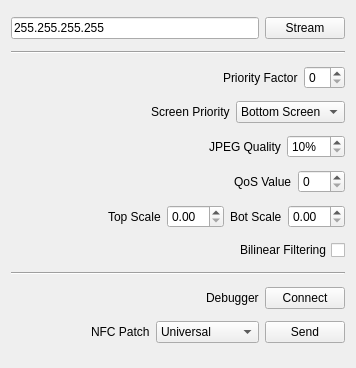
<?xml version="1.0" encoding="UTF-8"?>
<ui version="4.0">
 <class>MainWindow</class>
 <widget class="QMainWindow" name="MainWindow">
  <property name="geometry">
   <rect>
    <x>0</x>
    <y>0</y>
    <width>356</width>
    <height>368</height>
   </rect>
  </property>
  <property name="windowTitle">
   <string>cuteNTR</string>
  </property>
  <widget class="QWidget" name="centralWidget">
   <layout class="QVBoxLayout" name="verticalLayout">
    <item>
     <layout class="QHBoxLayout" name="horizontalLayout_2">
      <item>
       <widget class="QLineEdit" name="dsIP">
        <property name="text">
         <string>255.255.255.255</string>
        </property>
       </widget>
      </item>
      <item>
       <widget class="QPushButton" name="streamButton">
        <property name="text">
         <string>Stream</string>
        </property>
       </widget>
      </item>
     </layout>
    </item>
    <item>
     <widget class="Line" name="line_1">
      <property name="orientation">
       <enum>Qt::Horizontal</enum>
      </property>
     </widget>
    </item>
    <item>
     <layout class="QHBoxLayout" name="horizontalLayout_3">
      <item>
       <spacer name="horizontalSpacer_2">
        <property name="orientation">
         <enum>Qt::Horizontal</enum>
        </property>
        <property name="sizeHint" stdset="0">
         <size>
          <width>40</width>
          <height>20</height>
         </size>
        </property>
       </spacer>
      </item>
      <item>
       <widget class="QLabel" name="l_priFact">
        <property name="text">
         <string>Priority Factor</string>
        </property>
       </widget>
      </item>
      <item>
       <widget class="QSpinBox" name="priFact">
        <property name="suffix">
         <string/>
        </property>
        <property name="maximum">
         <number>30</number>
        </property>
       </widget>
      </item>
     </layout>
    </item>
    <item>
     <layout class="QHBoxLayout" name="horizontalLayout_4">
      <item>
       <spacer name="horizontalSpacer">
        <property name="orientation">
         <enum>Qt::Horizontal</enum>
        </property>
        <property name="sizeHint" stdset="0">
         <size>
          <width>40</width>
          <height>20</height>
         </size>
        </property>
       </spacer>
      </item>
      <item>
       <widget class="QLabel" name="l_priMode">
        <property name="text">
         <string>Screen Priority</string>
        </property>
       </widget>
      </item>
      <item>
       <widget class="QComboBox" name="priMode">
        <item>
         <property name="text">
          <string>Bottom Screen</string>
         </property>
        </item>
        <item>
         <property name="text">
          <string>Top Screen</string>
         </property>
        </item>
       </widget>
      </item>
     </layout>
    </item>
    <item>
     <layout class="QHBoxLayout" name="horizontalLayout_5">
      <item>
       <spacer name="horizontalSpacer_4">
        <property name="orientation">
         <enum>Qt::Horizontal</enum>
        </property>
        <property name="sizeHint" stdset="0">
         <size>
          <width>40</width>
          <height>20</height>
         </size>
        </property>
       </spacer>
      </item>
      <item>
       <widget class="QLabel" name="l_jpeg">
        <property name="text">
         <string>JPEG Quality</string>
        </property>
       </widget>
      </item>
      <item>
       <widget class="QSpinBox" name="jpegQuality">
        <property name="suffix">
         <string>%</string>
        </property>
        <property name="maximum">
         <number>100</number>
        </property>
        <property name="minimum">
         <number>10</number>
        </property>
       </widget>
      </item>
     </layout>
    </item>
    <item>
     <layout class="QHBoxLayout" name="horizontalLayout_6">
      <item>
       <spacer name="horizontalSpacer_5">
        <property name="orientation">
         <enum>Qt::Horizontal</enum>
        </property>
        <property name="sizeHint" stdset="0">
         <size>
          <width>40</width>
          <height>20</height>
         </size>
        </property>
       </spacer>
      </item>
      <item>
       <widget class="QLabel" name="l_qos">
        <property name="text">
         <string>QoS Value</string>
        </property>
       </widget>
      </item>
      <item>
       <widget class="QSpinBox" name="qosValue">
        <property name="maximum">
         <number>105</number>
        </property>
       </widget>
      </item>
     </layout>
    </item>
    <item>
     <layout class="QHBoxLayout" name="horizontalLayout_7">
      <item>
       <spacer name="horizontalSpacer_6">
        <property name="orientation">
         <enum>Qt::Horizontal</enum>
        </property>
        <property name="sizeHint" stdset="0">
         <size>
          <width>40</width>
          <height>20</height>
         </size>
        </property>
       </spacer>
      </item>
      <item>
       <widget class="QLabel" name="l_tScale">
        <property name="text">
         <string>Top Scale</string>
        </property>
       </widget>
      </item>
      <item>
       <widget class="QDoubleSpinBox" name="tScale">
        <property name="singleStep">
         <double>0.100000000000000</double>
        </property>
       </widget>
      </item>
      <item>
       <widget class="QLabel" name="l_bScale">
        <property name="text">
         <string>Bot Scale</string>
        </property>
       </widget>
      </item>
      <item>
       <widget class="QDoubleSpinBox" name="bScale">
        <property name="singleStep">
         <double>0.100000000000000</double>
        </property>
       </widget>
      </item>
     </layout>
    </item>
    <item>
     <layout class="QHBoxLayout" name="horizontalLayout_8">
      <item>
       <spacer name="horizontalSpacer_7">
        <property name="orientation">
         <enum>Qt::Horizontal</enum>
        </property>
        <property name="sizeHint" stdset="0">
         <size>
          <width>40</width>
          <height>20</height>
         </size>
        </property>
       </spacer>
      </item>
      <item>
       <widget class="QCheckBox" name="smooth">
        <property name="layoutDirection">
         <enum>Qt::RightToLeft</enum>
        </property>
        <property name="text">
         <string>Bilinear Filtering</string>
        </property>
       </widget>
      </item>
     </layout>
    </item>
    <item>
     <widget class="Line" name="line_2">
      <property name="orientation">
       <enum>Qt::Horizontal</enum>
      </property>
     </widget>
    </item>
    <item>
     <layout class="QHBoxLayout" name="horizontalLayout_9">
      <item>
       <spacer name="horizontalSpacer_8">
        <property name="orientation">
         <enum>Qt::Horizontal</enum>
        </property>
        <property name="sizeHint" stdset="0">
         <size>
          <width>40</width>
          <height>20</height>
         </size>
        </property>
       </spacer>
      </item>
      <item>
       <widget class="QLabel" name="label">
        <property name="text">
         <string>Debugger</string>
        </property>
       </widget>
      </item>
      <item>
       <widget class="QPushButton" name="connectButton">
        <property name="text">
         <string>Connect</string>
        </property>
       </widget>
      </item>
     </layout>
    </item>
    <item>
     <layout class="QHBoxLayout" name="horizontalLayout">
      <item>
       <spacer name="horizontalSpacer_3">
        <property name="orientation">
         <enum>Qt::Horizontal</enum>
        </property>
        <property name="sizeHint" stdset="0">
         <size>
          <width>40</width>
          <height>20</height>
         </size>
        </property>
       </spacer>
      </item>
      <item>
       <widget class="QLabel" name="l_nfc">
        <property name="text">
         <string>NFC Patch</string>
        </property>
       </widget>
      </item>
      <item>
       <widget class="QComboBox" name="nfcPatchType">
        <item>
         <property name="text">
          <string>Universal</string>
         </property>
        </item>
        <item>
         <property name="text">
          <string>Pokemon SM</string>
         </property>
        </item>
       </widget>
      </item>
      <item>
       <widget class="QPushButton" name="sendNfcPatch">
        <property name="text">
         <string>Send</string>
        </property>
       </widget>
      </item>
     </layout>
    </item>
   </layout>
  </widget>
 </widget>
 <layoutdefault spacing="6" margin="11"/>
 <resources/>
 <connections/>
</ui>
